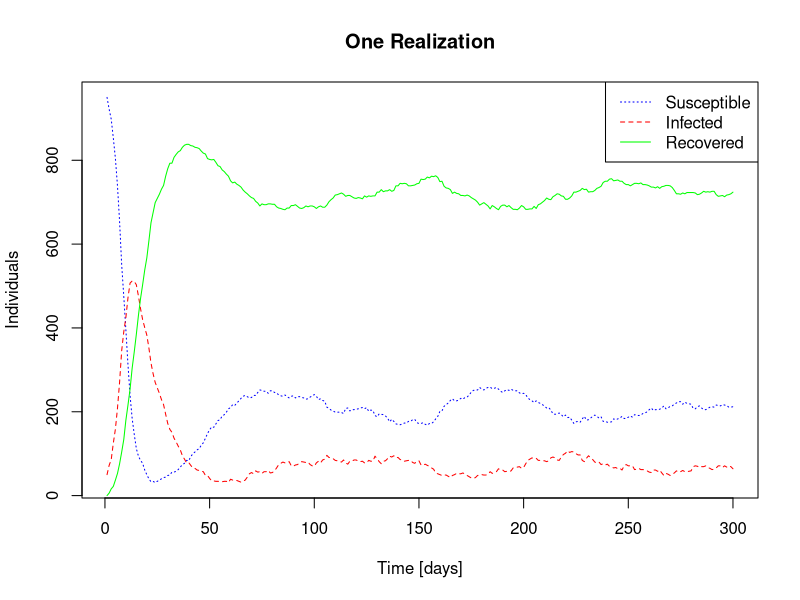
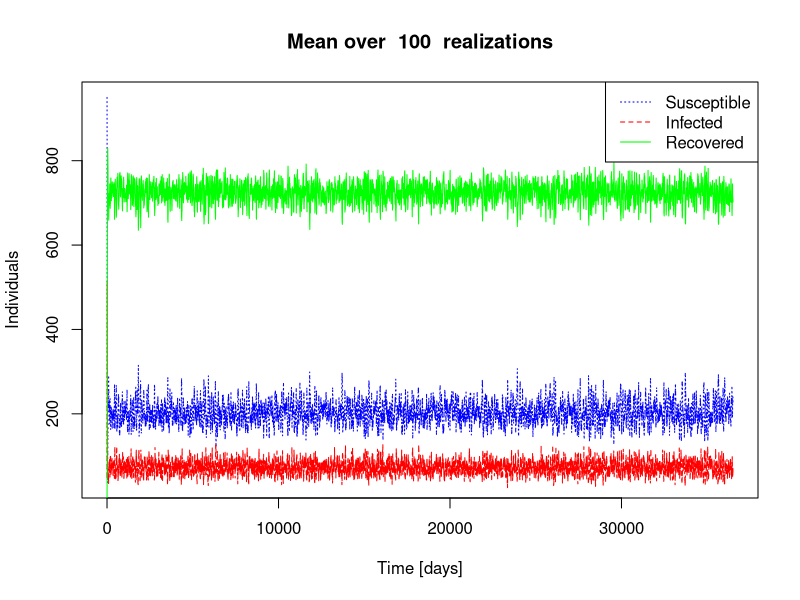
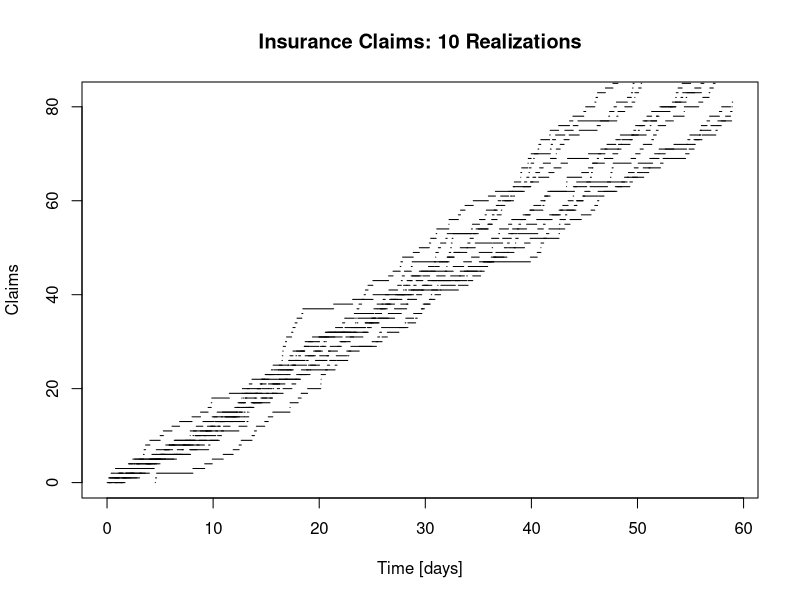

These figures' R source, in order:
# ==============================================
# PROBLEM 1d)
# ==============================================

beta <-  0.05
gamma <-  0.10
alpha  <-  0.01

P  <-  matrix(c(1-beta, beta, 0, 0, 1 - gamma, gamma, alpha, 0, 1-alpha), nrow <- 3, ncol <- 3, byrow <- TRUE)

# Return the mean over a specified number of simulations of the expected values.
simulate_expected_values <- function(P, num_sim = 1) {
  
  result <- matrix(nrow = num_sim, ncol = 3)
  
  for (j in 1:num_sim) {
    
    v1 <- 0 # Total number of "loops" in state 0.
    v2 <- 0 # Total number of "loops" in state 1.
    v3 <- 0 # Total number of transitions from 0 to 1 and 1 to 2.
    
    v1_counter <- 0 # Number of transitions from 0 to 1.
    v2_counter <- 0 # Number of transitions from 1 to 2.
    v3_counter <- 0 # Number of complete cycles.
    
    year <- 365
    state <- 0
    for (i in 1:(year*50)) {
      
      newstate <- sample.int(3, size <- 1, replace <- TRUE, prob <- P[state+1,])-1
      
      if (newstate != state) { # A new state has been transitioned to.
        if(state == 0) {
          v1_counter <- v1_counter + 1
          v1 <- v1 + 1
          v2 <- v2 + 1
          v3 <- v3 + 1
        }
        else if(state == 1) {
          v2_counter <- v2_counter + 1
          v2 <- v2 + 1
          v3 <- v3 + 1
        }
        else if(state == 2) {
          v3_counter <- v3_counter + 1
          v3 <-  v3 + 1
        }
        
      }
      else { # Transistion to the same state.
        if (state == 0) {
          v1 <- v1 + 1
          v2 <-  v2 + 1
          v3 <- v3 + 1}
        else if (state == 1) {
          v2 <- v2 + 1
          v3 <- v3 + 1}
        else if (state == 2){
          v3 <- v3 + 1
        }
      }
      
      state <- newstate
      
    }
    
    result[j,] <- c(v1/v1_counter,v2/v2_counter,v3/v3_counter)
  }
  return (c(mean(result[,1]),mean(result[,2]),mean(result[,3]))) # Return the means over the simulations.
}

# ++++++++++++++
# Run code below
# ++++++++++++++

# Find the mean of the expected values of 100 realizations of the Markov chain simulated for 50 years. 
result <- simulate_expected_values(P,100)
cat("Theoretical value 1: ", 1/beta, "\n")
cat("Simulated value 1: ", result[1], "\n")
cat("Theoretical value 2: ", 1/beta + 1/gamma, "\n")
cat("Simulated value 2: ", result[2], "\n")
cat("Theoretical value 3: ", 1/beta + 1/alpha + 1/gamma, "\n")
cat("Simulated value 3: ", result[3], "\n")


# ==============================================
# PROBLEM 1f)
# ==============================================

# Probabilities in the transition probability matrix. 
# alpha and gamma are already defined above. 
beta_n <- function(Y) {
  return (0.5 * Y[2]/N)
}

sim <- function(values, n){
  # Run simulation.
  for (t in 2:n){
    # Use a binomial to simulate. 
    old_susc <- values[1, t-1]
    old_inf <- values[2, t-1]
    old_rec <- values[3, t-1]
    
    new_inf <- rbinom(n = 1, size = old_susc, beta_n(values[, t-1]))
    new_rec <- rbinom(n = 1, size = old_inf, gamma) 
    new_susc <- rbinom(n = 1,size =  old_rec, alpha) 
    Y <- c(old_susc - new_inf + new_susc, old_inf - new_rec + new_inf, old_rec - new_susc + new_rec)
    values[, t] <- Y
  }

  # Foreshadow: For task h). 
  m <- max(values[2, ]) # Find maximum value of the infected individuals at once. 
  t <- which.max(values[2, ]) # Find index of the maximum of the infected individuals at once.
  return (list("values" = values, "m" = m, "t" = t))
}

plot_one_realization <- function(values, n, fun = sim){
  list_of_values <- fun(values, n)
  values <- list_of_values$values # Only need the values in this part of the task. 
  par_lty <- c(3,2,1)
  par_col <- c("blue", "red", "green")
  plot(1:n, values[1, ], type = "l", lty = par_lty[1], col = par_col[1], xlab="Time [days]", ylab = "Individuals", main = "One Realization")
  lines(1:n, values[2, ], type = "l", lty = par_lty[2], col = par_col[2])
  lines(1:n, values[3, ], type = "l", lty = par_lty[3], col = par_col[3])
  legend("topright", legend= c("Susceptible", "Infected", "Recovered"), lty = par_lty, col = par_col)
}

# ++++++++++++++
# Run code below
# ++++++++++++++

# Initial distribution over the categories.
Y0 <- c(950,50,0)
N <- sum(Y0) # Number of individuals. 

n <- 300 # Time steps.

# Preallocate matrix for simulated values.
values <- matrix(data=NA,nrow=3,ncol=n)  
values[, 1] <- Y0

# Plot figure showing one realization. 
plot_one_realization(values, n, sim)

# ==============================================
# PROBLEM 1g)
# ==============================================

take.mean <- function(values, amount, n, fun = sim){
  # Take mean of 'amount' number of simulations. 
  average_susc <- c(length = amount)
  average_inf <- c(length = amount)
  average_rec <- c(length = amount)
  
  for (i in 1:amount){
    # Take an average. 
    list_of_values <- sim(values, n)
    val <- list_of_values$values # Only need the values in this part of the task. 
    susc <- val[1, ncol(val)]/N
    inf <- val[2, ncol(val)]/N
    rec <- val[3, ncol(val)]/N
    average_susc[i] <- susc
    average_inf[i] <- inf
    average_rec[i] <- rec
  }
  return (list("val" = val, "avg1" = mean(average_susc), "avg2" = mean(average_inf), "avg3" = mean(average_rec)))
}

plot_one_hundred_years <- function(val){
  # Parameters for color and linetypes in plot. 
  par_lty <- c(3,2,1)
  par_col <- c("blue", "red", "green")
  # Plot the lines. 
  plot(1:n, val[1, ], type = "l", lty = par_lty[1], col = par_col[1], xlab="Time [days]", 
      ylab = "Individuals", main = capture.output(cat("Mean over ", amount, " realizations")))
  lines(1:n, val[2, ], type = "l", lty = par_lty[2], col = par_col[2])
  lines(1:n, val[3, ], type = "l", lty = par_lty[3], col = par_col[3])
  legend("topright", legend= c("Susceptible", "Infected", "Recovered"), lty = par_lty, col = par_col)
}

# ++++++++++++++
# Run code below
# ++++++++++++++

n <- 36500 # Time steps. 100 years. 

# Preallocate matrix for simulated values.
values <- matrix(data=NA,nrow=3,ncol=n)  
values[, 1] <- Y0

amount <- 100 # Number of simulations to take mean over. 
avg_prop <- take.mean(values, amount, n, sim)
val <- avg_prop$val # Values to plot. 

plot_one_hundred_years(val)

# Print simulated values. 
print("Mean Proportions:", quote=FALSE)
cat("Susceptible ", avg_prop$avg1, "\n")
cat("Infected ", avg_prop$avg2, "\n")
cat("Recovered ", avg_prop$avg3, "\n")


# ==============================================
# PROBLEM 1h)
# ==============================================

# Find the expected values in question.  
find.expected.values <- function(values, amount, n, fun = sim){
  maximums <- c()
  argmax <- c()
  for (i in 1:amount){
    vec <- sim(values, n)
    val <- vec$values
    
    # Using the maximum and argmax from sim() here. 
    m <- vec$m
    t <- vec$t
    maximums[i] <- m
    argmax[i] <- t
  }

  return (list("exp1" = mean(maximums), "exp2" = mean(argmax)))
}

# ++++++++++++++
# Run code below
# ++++++++++++++

n <- 300 # Time steps.

# Preallocate matrix for simulated values.
values <- matrix(data=NA,nrow=3,ncol=n)  
values[, 1] <- Y0

means <- find.expected.values(values, N, n, sim)
cat("Expected value of max of I's ", means$exp1, "\n")
cat("Expected time at which the number of infected individuals first takes its highest values ", means$exp2, "\n")

# ==============================================
# PROBLEM 2a)
# ==============================================

# Simulate the Poisson process for a given number of simulations.
simulate_pois <- function(lambda, t_start,t_end, plot, numSim = 1) {
  result <- rep(NA,numSim)
  for (i in 1:numSim) {
    n <-  rpois(1,lambda = lambda*(t_end - t_start))
    result[i] <-  n
    v_vec <-  runif(n,t_start,t_end)
    w_vec <-  sort(v_vec)
    x_vec <- seq(from = 0, to = n, by = 1)
    
    if(plot && i == 1) {
      
      plot(NULL, NULL, xlim = c(t_start, t_end), ylim = c(0, n), xlab = "Time [days]", lwd = 2, ylab = "Claims", main = "Insurance Claims: 10 Realizations", cex = 2)
      for(i in 1:n) {
        lines(w_vec[i:(i+1)], rep(x_vec[i],2), lwd = 1)
      }
    }
    else if(plot) {
      for(i in 1:n) {
        lines(w_vec[i:(i+1)], rep(x_vec[i],2), lwd = 1)
      }
    }
  }
  return (result)
}

# ++++++++++++++
# Run code below
# ++++++++++++++

lambda <- 1.5 # Poisson rate parameter. 

# Estimate the probability in question.
res <- simulate_pois(lambda,0,59,plot = FALSE, numSim = 1000)
num <- sum(res > 100)/length(res)
cat("Probability: ", num, "\n")

# Plot.
simulate_pois(lambda,0,59,plot = TRUE, numSim = 10)

# ==============================================
# PROBLEM 2b)
# ==============================================

# Takes a list of Poisson distributed values (claims) and returns the size of the claims summed together
calculate.claims <- function(claims) {
  result = rep(0,length(claims))
  for (i in 1:length(claims)) {
    for (j in 1:claims[i]) {
      c <-  rexp(1,rate = 10)
      result[i] <- result[i] + c
    }
  }
  return(result)
}

# ++++++++++++++
# Run code below
# ++++++++++++++

claims <- simulate_pois(lambda,0,59,plot = FALSE, numSim = 1000*10)
res <- calculate.claims(claims)

cat("Expected total claim amount: ", mean(res), "\n")
cat("Variance of the total claim amount: ", var(res))
